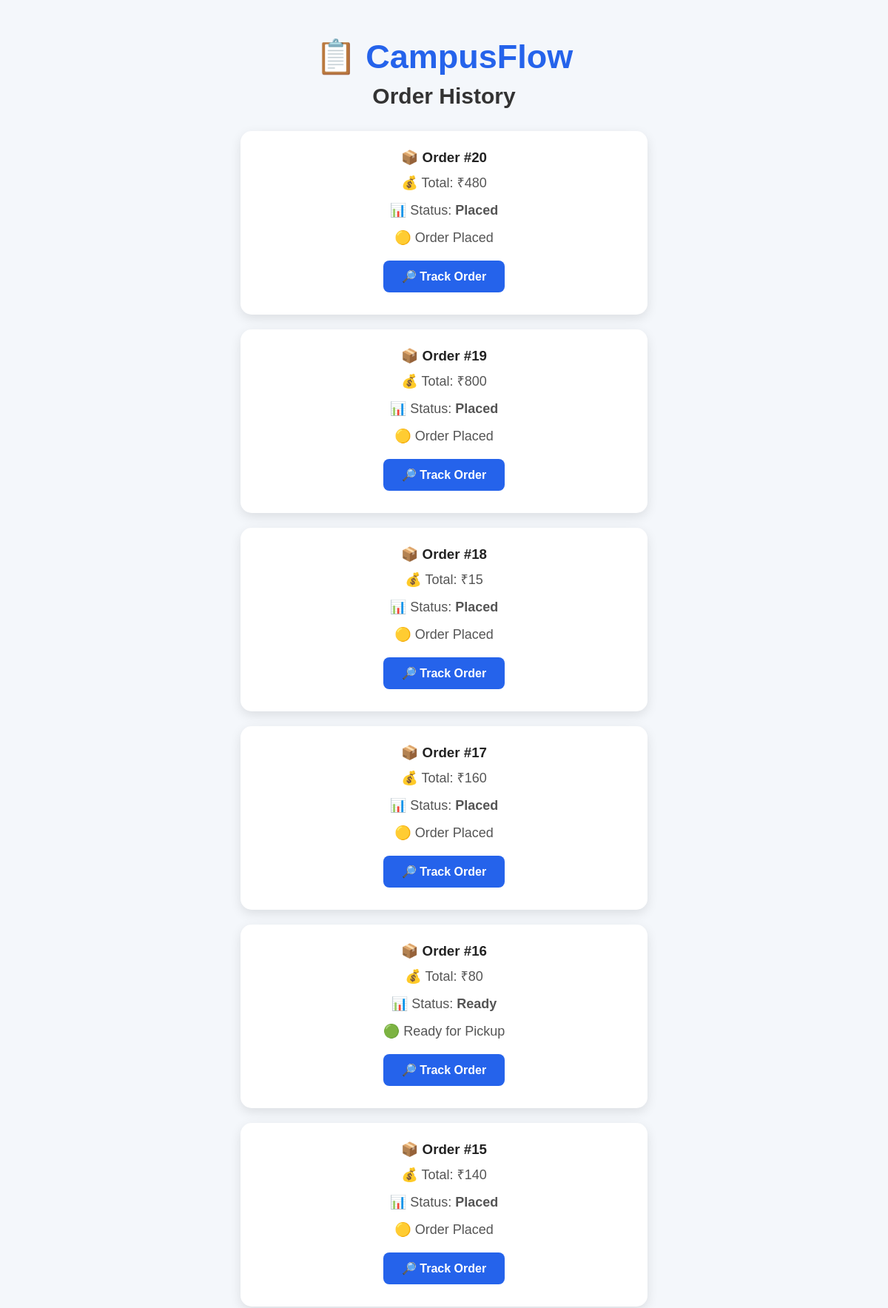
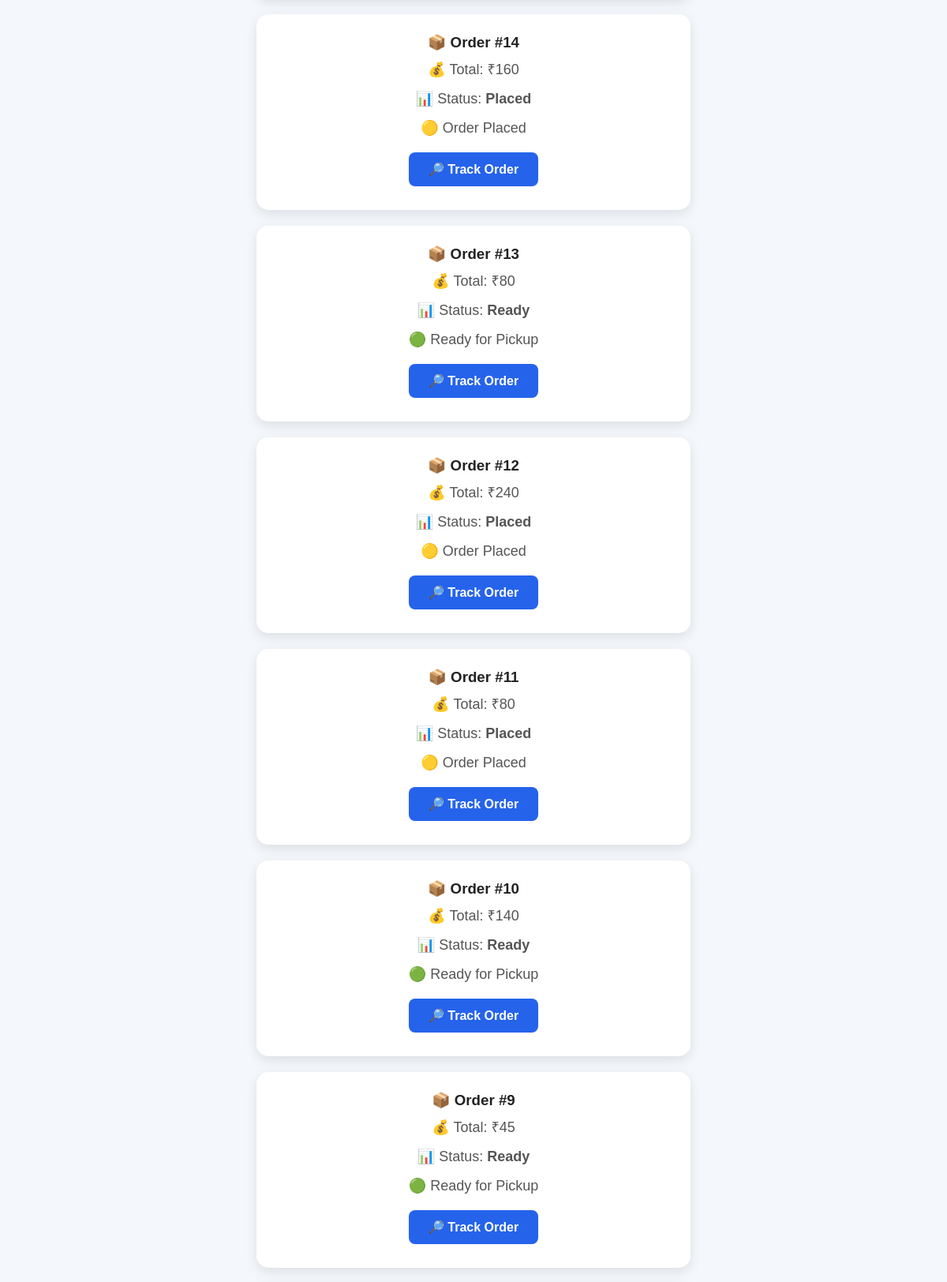
The page /order-history (upper part) on the database its author committed (2 pictures, top to bottom).
### tables this page shows
CREATE TABLE orders (
            id INTEGER PRIMARY KEY AUTOINCREMENT,
            status TEXT NOT NULL,
            total_price INTEGER NOT NULL
        , customer_name TEXT DEFAULT 'Guest', roll_number TEXT DEFAULT 'N/A', consumer_id TEXT);

### app.py (the view)
@app.route("/order-history")
def order_history():
    conn = get_db()
    orders = conn.execute(
        """
        SELECT *
        FROM orders
        ORDER BY id DESC
        """
    ).fetchall()
    conn.close()
    return render_template(
        "order_history.html",
        orders=orders
    )

### app.py (called while the page is built)
def get_db():
    conn = sqlite3.connect("campusflow.db")
    conn.row_factory = sqlite3.Row
    return conn

### templates/order_history.html (shortened to what this page needs)
<!DOCTYPE html>
<html lang="en">
<head>
    <link rel="stylesheet"
          href="{{ url_for('static', filename='style.css') }}">
</head>
<body>
<div class="container">
    <h1>📋 CampusFlow</h1>
    <h2>Order History</h2>
    {% if orders %}
        {% for order in orders %}
        <div class="menu-item">
            <h3>
                📦 Order #{{ order["id"] }}
            </h3>
            <p>
                💰 Total: ₹{{ order["total_price"] }}
            </p>
            <p>
                📊 Status:
                <strong>{{ order["status"] }}</strong>
            </p>
            {% if order["status"] == "Placed" %}
                <p>🟡 Order Placed</p>
            {% elif order["status"] == "Preparing" %}
                <p>🔵 Preparing Your Order</p>
            {% elif order["status"] == "Ready" %}
                <p>🟢 Ready for Pickup</p>
            {% elif order["status"] == "Collected" %}
                <p>✅ Order Collected</p>
            {% endif %}
            <a href="{{ url_for('track', order_id=order['id']) }}">
                <button>
                    🔎 Track Order
                </button>
            </a>
        </div>
        {% endfor %}
    {% endif %}
    <br>
    <br><br>
</div>
</body>
</html>

### static/style.css (style rules this page uses)
* { margin: 0; padding: 0; box-sizing: border-box; }
body { font-family: Arial, sans-serif; background: #f4f7fb; color: #222; }
.container { width: 90%; max-width: 900px; margin: 50px auto; text-align: center; }
h1 { font-size: 45px; color: #2563eb; margin-bottom: 10px; }
h2 { font-size: 30px; color: #333; margin-bottom: 30px; }
h3 { margin-bottom: 10px; }
p { font-size: 18px; color: #555; margin-bottom: 15px; }
.menu-item { background: white; padding: 25px; margin: 20px auto; max-width: 550px; border-radius: 15px; box-shadow: 0 5px 15px rgba(0, 0, 0, 0.10); transition: transform 0.2s ease; }
button { background: #2563eb; color: white; border: none; padding: 12px 25px; font-size: 16px; font-weight: bold; border-radius: 8px; cursor: pointer; margin: 5px; }
a { text-decoration: none; }

### rows shown on the page
orders: id "20", total_price "480", status "Placed", shows "🟡 Order Placed"
orders: id "19", total_price "800", status "Placed", shows "🟡 Order Placed"
orders: id "18", total_price "15", status "Placed", shows "🟡 Order Placed"
orders: id "17", total_price "160", status "Placed", shows "🟡 Order Placed"
orders: id "16", total_price "80", status "Ready", shows "🟢 Ready for Pickup"
orders: id "15", total_price "140", status "Placed", shows "🟡 Order Placed"
orders: id "14", total_price "160", status "Placed", shows "🟡 Order Placed"
orders: id "13", total_price "80", status "Ready", shows "🟢 Ready for Pickup"
orders: id "12", total_price "240", status "Placed", shows "🟡 Order Placed"
orders: id "11", total_price "80", status "Placed", shows "🟡 Order Placed"
orders: id "10", total_price "140", status "Ready", shows "🟢 Ready for Pickup"
orders: id "9", total_price "45", status "Ready", shows "🟢 Ready for Pickup"
